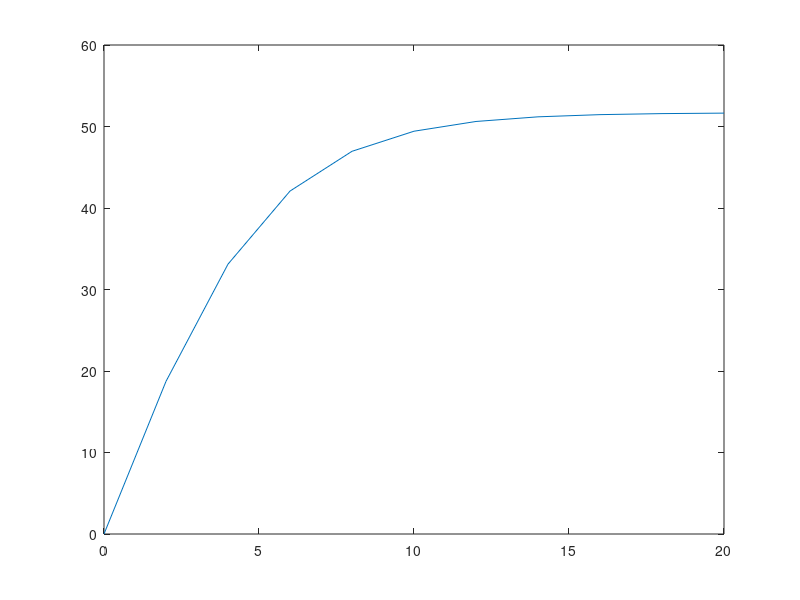

The MATLAB script that drew this image:
%v = velocity of a free-falling bungee jumper
%v=sqrt(g*m/c_d)*tanh(sqrt(g*c_d/m) *t)


%Set Value
t = 0:2:20;


% Assign value of parameter; g = 9.81 ,m = 68.1,cd = 0.25 ,

 g = 9.81;m = 68.1 ; cd = 0.25;
 v = sqrt(g*m/cd) * tanh(sqrt(g*cd/m) * t);
 plot(t,v);
 
 
 
